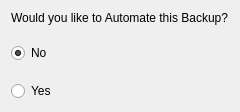
                  <widget class="QWidget" name="scheduleBackupPage">
                   <layout class="QVBoxLayout" name="verticalLayout_3">
                    <property name="spacing">
                     <number>18</number>
                    </property>
                    <item>
                     <widget class="QLabel" name="label_8">
                      <property name="text">
                       <string>Would you like to Automate this Backup?</string>
                      </property>
                     </widget>
                    </item>
                    <item>
                     <widget class="QRadioButton" name="noSchButton">
                      <property name="sizePolicy">
                       <sizepolicy hsizetype="Preferred" vsizetype="MinimumExpanding">
                        <horstretch>0</horstretch>
                        <verstretch>0</verstretch>
                       </sizepolicy>
                      </property>
                      <property name="layoutDirection">
                       <enum>Qt::LeftToRight</enum>
                      </property>
                      <property name="styleSheet">
                       <string notr="true"/>
                      </property>
                      <property name="text">
                       <string>No</string>
                      </property>
                      <property name="iconSize">
                       <size>
                        <width>36</width>
                        <height>36</height>
                       </size>
                      </property>
                      <property name="checked">
                       <bool>true</bool>
                      </property>
                     </widget>
                    </item>
                    <item>
                     <widget class="QRadioButton" name="yesSchButton">
                      <property name="sizePolicy">
                       <sizepolicy hsizetype="Preferred" vsizetype="MinimumExpanding">
                        <horstretch>0</horstretch>
                        <verstretch>0</verstretch>
                       </sizepolicy>
                      </property>
                      <property name="layoutDirection">
                       <enum>Qt::LeftToRight</enum>
                      </property>
                      <property name="styleSheet">
                       <string notr="true"/>
                      </property>
                      <property name="text">
                       <string>Yes</string>
                      </property>
                     </widget>
                    </item>
                   </layout>
                  </widget>
